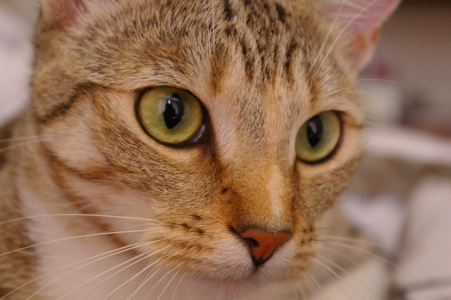
%> input picture CV/lab1/chelsea.png, 451 x 300 px
$ octave histograms.m   (GNU Octave 9; MATLAB toolbox functions it lacks are replaced by stand-ins)
%> lines starting %> are read from the running program, lines starting %| are printed output that depends on the picture
I = imread("/Users/olegsouzdalev/Desktop/Sem 7/CV/chelsea.png");
%> I is the input picture: size 300x451x3 uint8; mean R, G, B 147.7, 111.4, 86.8

subplot(4,1,1);
I = rgb2gray(I);
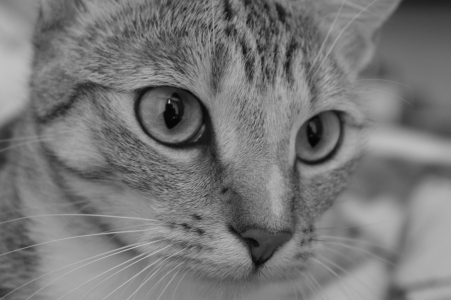
%> I: size 300x451 uint8; min 4, max 194, mean 119.5
imshow(I);
title('Original')

subplot(4,1,2);
Inew = imadjust(I);
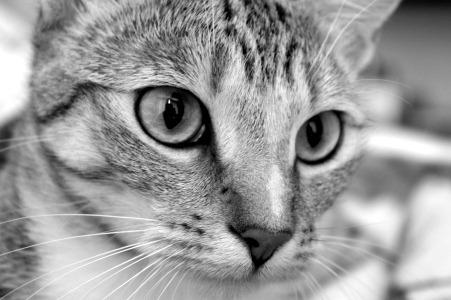
%> Inew: size 300x451 uint8; min 0, max 255, mean 153.2
imshow(Inew);
title('Imadjust')

subplot(4,1,3);
Inew = histeq(I);
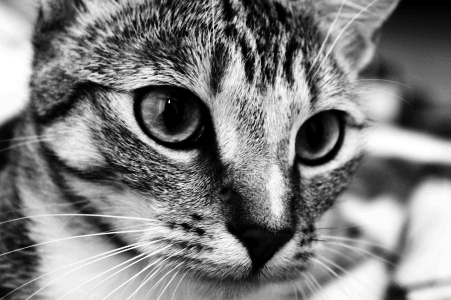
%> Inew: size 300x451 uint8; min 0, max 255, mean 126.8
imshow(Inew);
title('Histeq')

subplot(4,1,4);
Inew = adapthisteq(I);
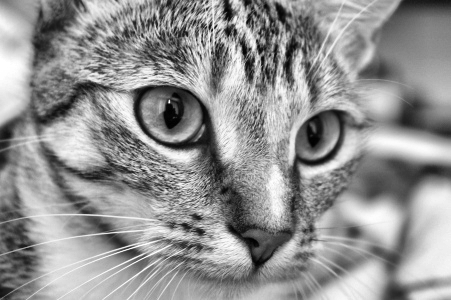
%> Inew: size 300x451 uint8; min 0, max 255, mean 146.2
imshow(Inew);
title('Adapthisteq')
